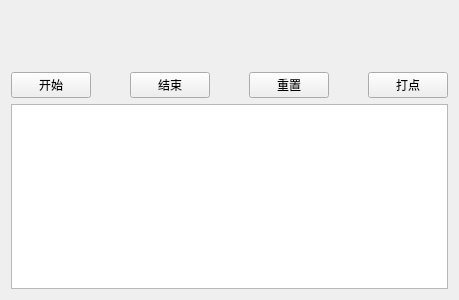
<?xml version="1.0" encoding="UTF-8"?>
<ui version="4.0">
 <class>Widget</class>
 <widget class="QWidget" name="Widget">
  <property name="geometry">
   <rect>
    <x>0</x>
    <y>0</y>
    <width>459</width>
    <height>300</height>
   </rect>
  </property>
  <property name="windowTitle">
   <string>Widget</string>
  </property>
  <layout class="QGridLayout" name="gridLayout">
   <item row="0" column="0">
    <layout class="QVBoxLayout" name="verticalLayout">
     <item>
      <widget class="QLabel" name="showTime">
       <property name="font">
        <font>
         <pointsize>36</pointsize>
        </font>
       </property>
       <property name="text">
        <string/>
       </property>
       <property name="alignment">
        <set>Qt::AlignCenter</set>
       </property>
      </widget>
     </item>
     <item>
      <layout class="QHBoxLayout" name="horizontalLayout">
       <item>
        <widget class="QPushButton" name="startBt">
         <property name="text">
          <string>开始</string>
         </property>
        </widget>
       </item>
       <item>
        <spacer name="horizontalSpacer">
         <property name="orientation">
          <enum>Qt::Horizontal</enum>
         </property>
         <property name="sizeHint" stdset="0">
          <size>
           <width>13</width>
           <height>20</height>
          </size>
         </property>
        </spacer>
       </item>
       <item>
        <widget class="QPushButton" name="endBt">
         <property name="text">
          <string>结束</string>
         </property>
        </widget>
       </item>
       <item>
        <spacer name="horizontalSpacer_2">
         <property name="orientation">
          <enum>Qt::Horizontal</enum>
         </property>
         <property name="sizeHint" stdset="0">
          <size>
           <width>13</width>
           <height>20</height>
          </size>
         </property>
        </spacer>
       </item>
       <item>
        <widget class="QPushButton" name="resetBt">
         <property name="text">
          <string>重置</string>
         </property>
        </widget>
       </item>
       <item>
        <spacer name="horizontalSpacer_3">
         <property name="orientation">
          <enum>Qt::Horizontal</enum>
         </property>
         <property name="sizeHint" stdset="0">
          <size>
           <width>13</width>
           <height>20</height>
          </size>
         </property>
        </spacer>
       </item>
       <item>
        <widget class="QPushButton" name="bitBt">
         <property name="text">
          <string>打点</string>
         </property>
        </widget>
       </item>
      </layout>
     </item>
     <item>
      <widget class="QTextBrowser" name="biTime"/>
     </item>
    </layout>
   </item>
  </layout>
 </widget>
 <layoutdefault spacing="6" margin="11"/>
 <resources/>
 <connections/>
</ui>
